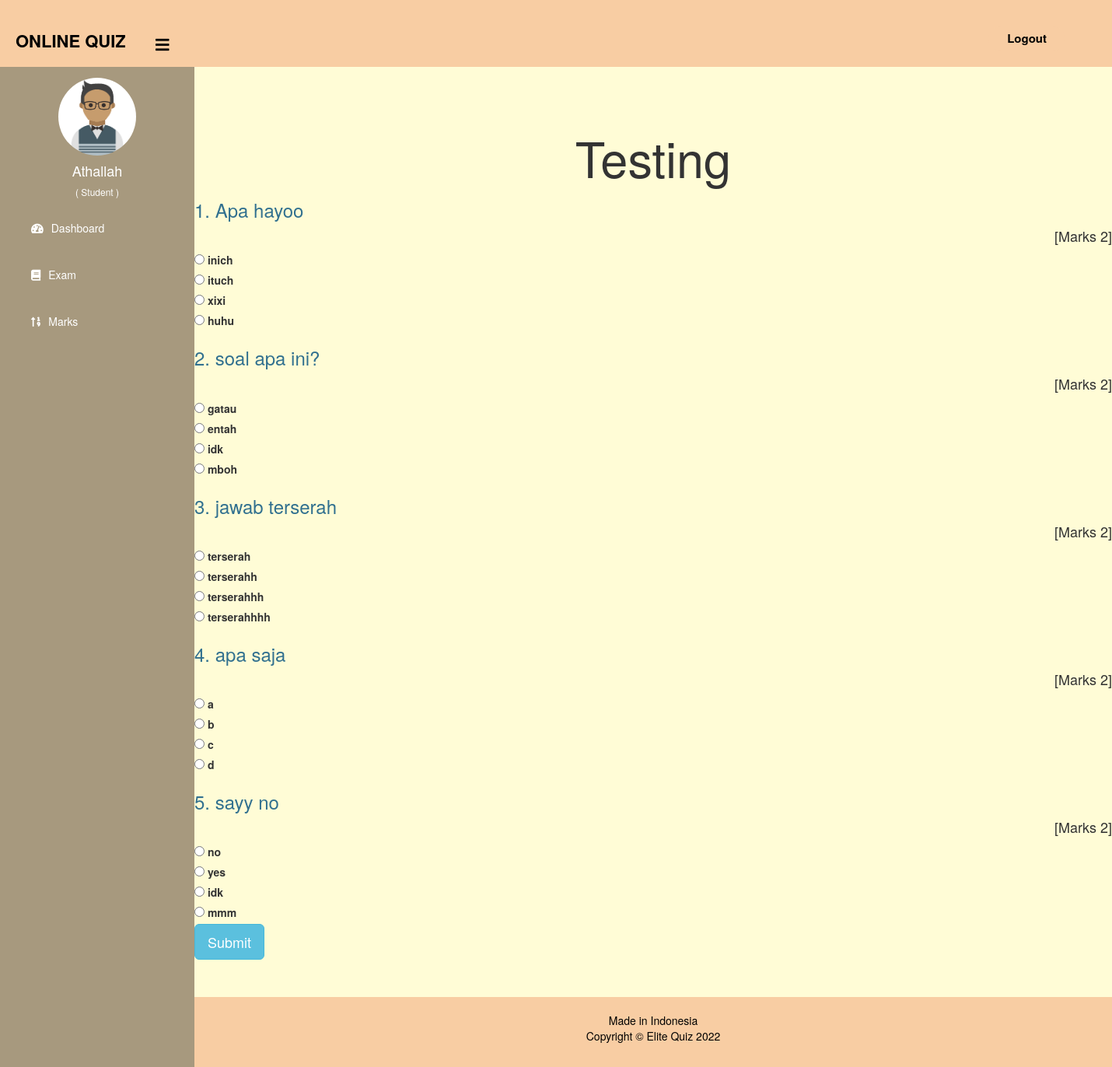
Screenshot of /student/start-exam/1 (signed in) with the database file from the repository.
### quiz/models.py (models this page shows, shortened)
class Course(models.Model):
   course_name = models.CharField(max_length=50)
   question_number = models.PositiveIntegerField()
   total_marks = models.PositiveIntegerField()

class Question(models.Model):
    course=models.ForeignKey(Course,on_delete=models.CASCADE)
    marks=models.PositiveIntegerField()
    question=models.CharField(max_length=600)
    option1=models.CharField(max_length=200)
    option2=models.CharField(max_length=200)
    option3=models.CharField(max_length=200)
    option4=models.CharField(max_length=200)
    cat=(('Option1','Option1'),('Option2','Option2'),('Option3','Option3'),('Option4','Option4'))
    answer=models.CharField(max_length=200,choices=cat)

### student/views.py (the view)
# urls.py: path('start-exam/<int:pk>', views.start_exam_view,name='start-exam'),
@login_required(login_url='studentlogin')
@user_passes_test(is_student)
def start_exam_view(request,pk):
    course=QMODEL.Course.objects.get(id=pk)
    questions=QMODEL.Question.objects.all().filter(course=course)
    if request.method=='POST':
        pass
    response= render(request,'student/start_exam.html',{'course':course,'questions':questions})
    response.set_cookie('course_id',course.id)
    return response

### student/views.py (called while the page is built)
def is_student(user):
    return user.groups.filter(name='STUDENT').exists()

### templates/student/start_exam.html (shortened to what this page needs)
{% extends 'student/studentbase.html' %}
{% block content %}
{%load static%}
<head>
  <link href="//netdna.bootstrapcdn.com/bootstrap/3.0.0/css/bootstrap.min.css" rel="stylesheet" id="bootstrap-css">
</head>
<div class="jumbotron my-4" style="background: #FFFCD6; margin-bottom: 0;">
  <form class="form" autocomplete="off" onsubmit="return saveAns()"  action="/student/calculate-marks" method="POST">
    <h1 style="text-align: center;">{{course.course_name}}</h1>
    {% for q in questions%}
    <h3 class="text-info">{{ forloop.counter }}. {{q.question}}</h3><h4 style="text-align: right;">[Marks {{q.marks}}]</h4>
          <div class="form-check mx-4">
            <input class="form-check-input" type="radio" name="{{ forloop.counter }}" id="{{q.option1}}" value="Option1">
            <label class="form-check-label" for="option1">
              {{q.option1}}
            </label>
          </div>
          <div class="form-check mx-4">
            <input class="form-check-input" type="radio" name="{{ forloop.counter }}" id="{{q.option2}}" value="Option2">
            <label class="form-check-label" for="option2">
              {{q.option2}}
            </label>
          </div>
          <div class="form-check mx-4">
            <input class="form-check-input" type="radio" name="{{ forloop.counter }}" id="{{q.option3}}" value="Option3">
            <label class="form-check-label" for="option3">
              {{q.option3}}
            </label>
          </div>
          <div class="form-check mx-4">
            <input class="form-check-input" type="radio" name="{{ forloop.counter }}" id="{{q.option4}}" value="Option4">
            <label class="form-check-label" for="option4">
              {{q.option4}}
            </label>
          </div>
        {% endfor %}
        <input class="btn btn-info btn-lg"   type="submit" value="Submit">
    </form>
  </div>
{% endblock content %}

### templates/student/studentbase.html (shortened to what this page needs)
<!DOCTYPE html>
{% load static %}
<html lang="en" dir="ltr">
<head>
  <link rel="stylesheet" href="https://cdnjs.cloudflare.com/ajax/libs/font-awesome/5.12.1/css/all.min.css">
</head>
<body>
  <header>
    <label for="check">
      <i style="left: 200px;margin-top: 17px; color: black;"class="fas fa-bars" id="sidebar_btn"></i>
    </label>
    <div class="left_area">
      <h3>Online Quiz</h3>
    </div>
    <div class="right_area">
      <a href="/logout" class="logout_btn">Logout</a>
    </div>
  </header>
  <div class="sidebar">
    <center>
      <img src="{% static "image/student.png" %}" class="profile_image" alt="">
      <h4>{{request.user.first_name}}</h4>
      <h6 style="color: rgb(255, 255, 255);">( Student )</h6>
    </center>
    <a href="/student/student-dashboard"><i class="fas fa-tachometer-alt"></i><span>Dashboard</span></a>
    <a href="/student/student-exam"><i class="fas fa-book"></i><span>Exam</span></a>
    <a href="/student/student-marks"><i class="fas fa-sort-numeric-up"></i><span>Marks</span></a>
  </div>
  <div class="content" style="background: #FFFCD6;">
    <br><br><br><br><br>
    {% block content %}
    {% endblock content %}
    {% include "quiz/footer.html" %}
  </div>
</body>
</html>

### templates/quiz/footer.html (shortened to what this page needs)
<!DOCTYPE html>
<html>
<head>
  <link rel="stylesheet" href="https://maxcdn.bootstrapcdn.com/font-awesome/4.7.0/css/font-awesome.min.css">
</head>
<footer>
  <br>
  <div class="container">
    <div class="row">
      <div class="col-md-12 col-sm-12">
        <div style="color:
        #000000;" class="wow fadeInUp footer-copyright">
          <p>Made in Indonesia <br>
            Copyright &copy; Elite Quiz 2022 </p><br>
        </div>
      </div>
    </div>
  </div>
</footer>
</html>

### templates/student/studentbase.html (style rules this page uses)
a:link { text-decoration: none; }
body { margin: 0; padding: 0; font-family: "Gill Sans", sans-serif;; }
header { position: fixed; background: #F8CDA3; padding: 20px; width: 100%; z-index: 1; }
.left_area h3 { color: rgb(0, 0, 0); margin: 0px; text-transform: uppercase; font-size: 22px; font-weight: 900; }
.logout_btn { padding: 5px 24px; background: #F8CDA3; text-decoration: none; float: right; margin-top: -30px; margin-right: 40px; border-radius: 20px; font-size: 15px; font-weight: 600; color: rgb(0, 0, 0); transition: 0.5s; }
.sidebar { background: #A7997E; margin-top: 70px; padding-top: 30px; position: fixed; left: 0; width: 250px; height: 100%; transition: 0.5s; transition-property: left; }
.sidebar .profile_image { width: 100px; height: 100px; border-radius: 100px; margin-bottom: 10px; }
.sidebar h4 { color: rgb(255, 255, 255); margin-top: 0; }
.sidebar a { color: #fff; display: block; width: 100%; line-height: 60px; text-decoration: none; padding-left: 40px; box-sizing: border-box; transition: 0.5s; }
.sidebar i { padding-right: 10px; }
label #sidebar_btn { z-index: 1; color: #fff; position: fixed; cursor: pointer; left: 300px; font-size: 20px; margin: 5px 0; transition: 0.5s; transition-property: color; }
.content { margin-left: 250px; background: url(background.png) no-repeat; background-position: center; background-size: cover; height: 100vh; transition: 0.5s; }

### templates/quiz/footer.html (style rules this page uses)
footer { padding: 0px 0px 0px 0px; background-color: #F8CDA3; margin: 0px; }
p { text-align: center; }

### rows the page displays
Course: course_name "Testing"
Question: question "Apa hayoo", marks "2", option1 "inich", option2 "ituch", option3 "xixi", option4 "huhu"
Question: question "soal apa ini?", marks "2", option1 "gatau", option2 "entah", option3 "idk", option4 "mboh"
Question: question "jawab terserah", marks "2", option1 "terserah", option2 "terserahh", option3 "terserahhh", option4 "terserahhhh"
Question: question "apa saja", marks "2", option1 "a", option2 "b", option3 "c", option4 "d"
Question: question "sayy no", marks "2", option1 "no", option2 "yes", option3 "idk", option4 "mmm"

### other values shown
{{ request.user.first_name }} "Athallah"
